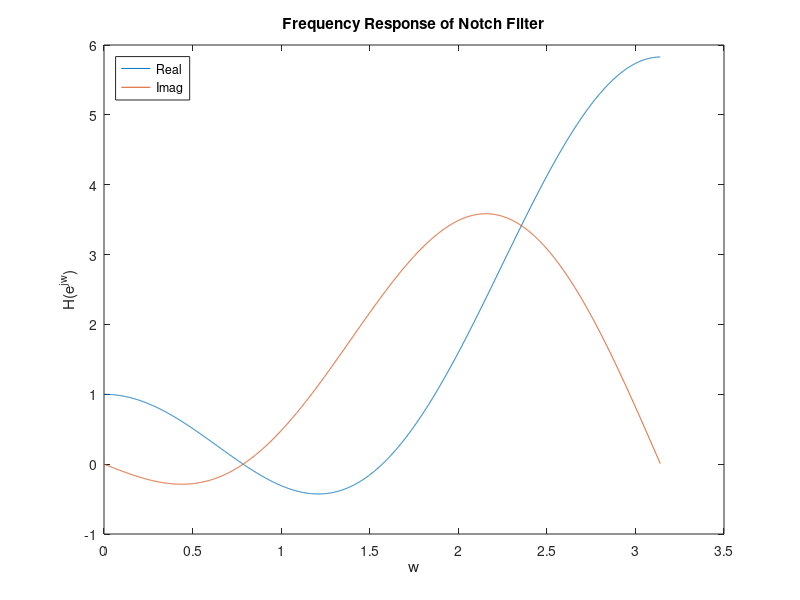

The MATLAB source for this figure:
w0 = pi/4;
b0 = 1/(2-2*cos(w0));

B = [b0, -2*b0*cos(w0), b0];
A = [1];
N = 2001;

[H, W] = freqz(B, A, 2001);

figure;
plot(W, real(H));
hold on;
plot(W, imag(H));
title("Frequency Response of Notch Filter");
xlabel("w");
ylabel("H(e^{jw})");
legend("Real", "Imag", "Location","northwest");
